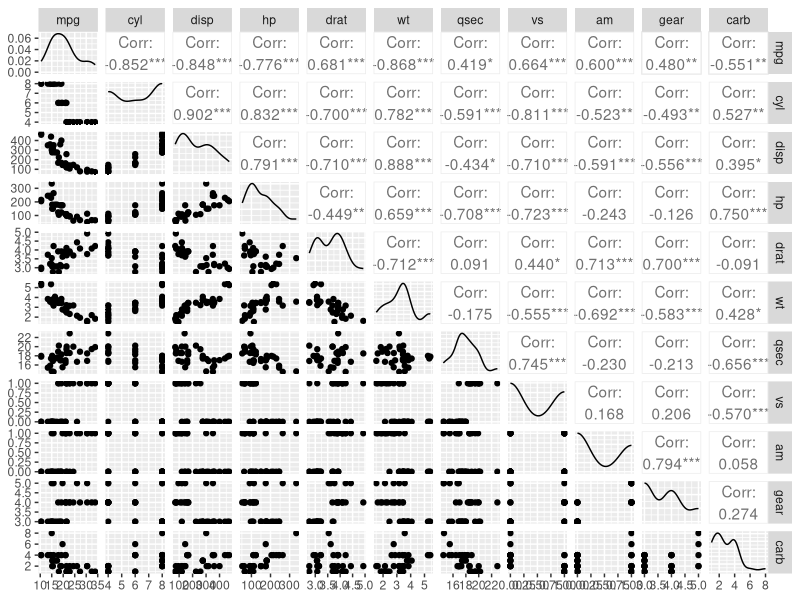
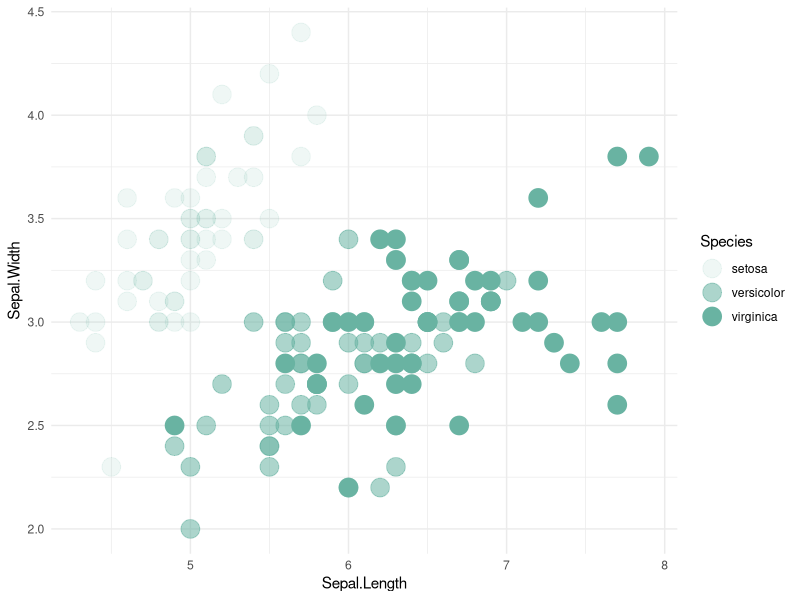
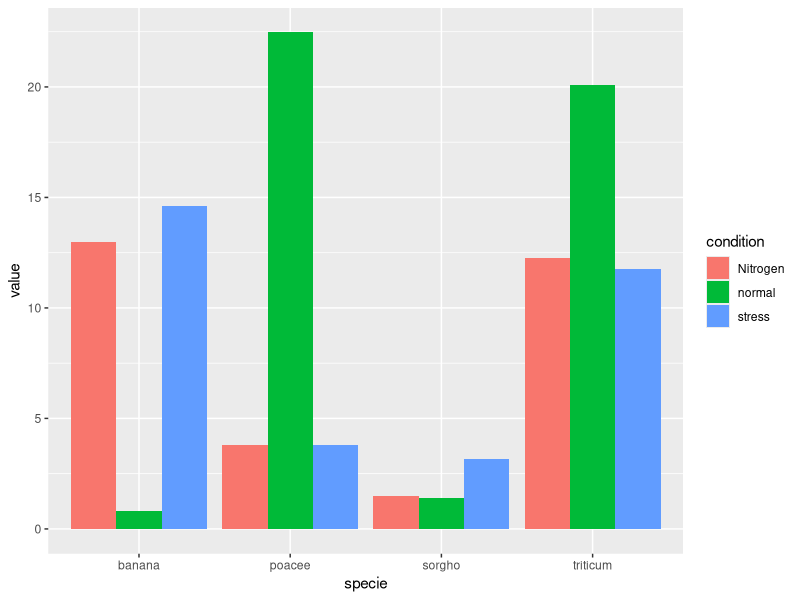
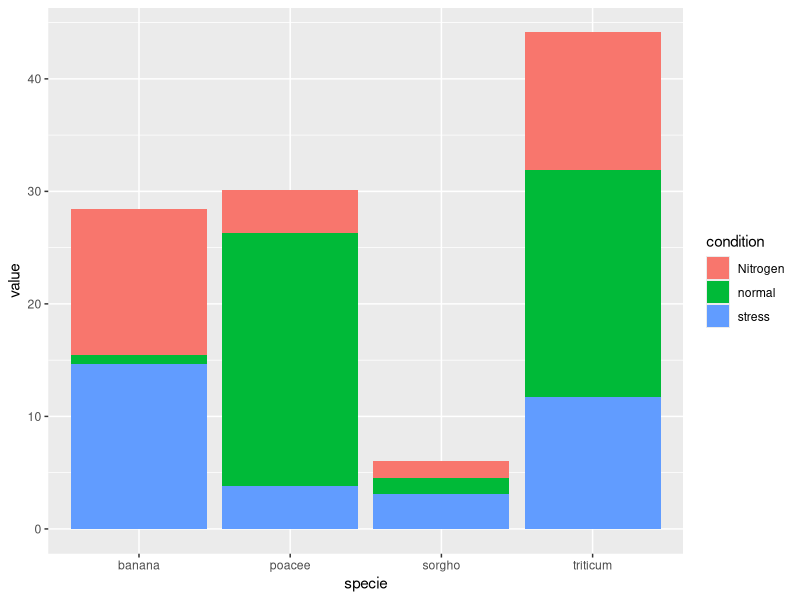

Reproduce these figures in R, in order. (Note: this script raises an error after producing the figures.)

# data exploration --------------------------------------------------------

ipk <- function(pkg){
  for(i in seq(length(pkg))){
    if(!require(pkg[[i]], character.only = T)) install.packages(pkg[[i]], dep = T)
  }
}
list.pkg <- c("Hmisc",
              "tidyverse",
              "magrittr",
              "here",
              "GGally",
              "bookdown",
              "hrbrthemes",
              "viridis")
ipk(list.pkg)

dat <- mtcars
#  get numeric columns
num <- names(dat[,sapply(dat, is.numeric)])
nu.dp <- dat %>% select(where(is.numeric)) %>% names(.)
# count nas

count_na <- function(x){
  sum(is.na(x))
}
sapply(dat, count_na) #%>% as.data.frame() 
# correlation matrix

GGally::ggpairs(dat)

# correlation
out <- cor(dat, method = "pearson") %>% as.data.frame()

# correlation with p-values
out <- Hmisc::rcorr(as.matrix(dat))

# plots

# scatter - geom_point
ggplot(iris, aes(x=Sepal.Length, y=Sepal.Width, alpha=Species)) + 
  geom_point(size=6, color="#69b3a2") +
  theme_minimal()

# bar - geom_bar
# create a dataset
specie <- c(rep("sorgho" , 3) , rep("poacee" , 3) , rep("banana" , 3) , rep("triticum" , 3) )
condition <- rep(c("normal" , "stress" , "Nitrogen") , 4)
value <- abs(rnorm(12 , 0 , 15))
data <- data.frame(specie,condition,value)
# grouped bars
ggplot(data, aes(fill = condition, x = specie, y = value)) +
  geom_bar(stat = "identity", position = "dodge")


# stacked
ggplot(data, aes(fill = condition, x = specie, y = value)) +
  geom_bar(stat = "identity", position = "stack")

ggplot(data, aes(fill=condition, y=value, x=condition)) + 
  geom_bar(position="dodge", stat="identity") +
  scale_fill_viridis(discrete = T, option = "E") +
  ggtitle("Studying 4 species..") +
  facet_wrap(~specie) +
  theme_ipsum() +
  theme(legend.position="none") +
  xlab("")

# pie-chart

data <- data.frame(
  group=LETTERS[1:5],
  value=c(13,7,9,21,2)
)

# compute the position of labels
data <- data %>%
  arrange(desc(group)) %>%
  mutate(prop = value / sum(value) + 100) %>%
  mutate(ypos = cumsum(prop) - 0.5*prop)


ggplot(data, aes(x="", y=prop, fill=group)) +
  geom_bar(stat="identity", width=1, color="white") +
  coord_polar("y", start=0) +
  theme_void() + 
  theme(legend.position="none") +
  
  geom_text(aes(y = ypos, label = group), color = "white", size=6) +
  scale_fill_brewer(palette="Set1")
